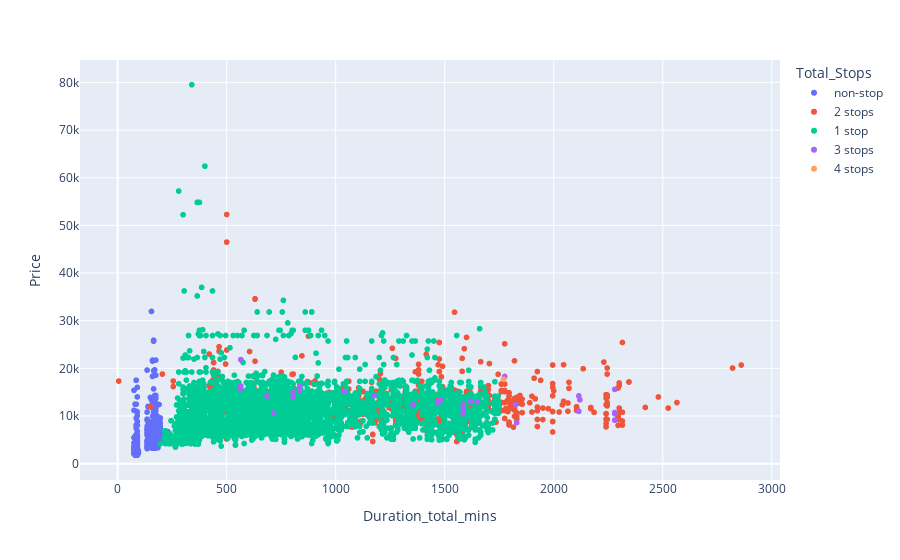

Source (notebook cell):
### Code cell
px.scatter(data_frame=data, x="Duration_total_mins", y="Price", color='Total_Stops')

### Figure 1 — Plotly figure (JSON) as saved in the notebook; plotly's stock layout.template omitted (floating-point values rounded to 4 significant figures; data arrays with more than 128 entries replaced by an {"elided": "..."} marker saying what was removed)
{"data": [{"hovertemplate": "Total_Stops=non-stop<br>Duration_total_mins=%{x}<br>Price=%{y}<extra></extra>", "legendgroup": "non-stop", "marker": {"color": "#636efa", "symbol": "circle"}, "mode": "markers", "name": "non-stop", "showlegend": true, "type": "scattergl", "x": {"elided": "3491 int values"}, "xaxis": "x", "y": {"elided": "3491 int values"}, "yaxis": "y"}, {"hovertemplate": "Total_Stops=2 stops<br>Duration_total_mins=%{x}<br>Price=%{y}<extra></extra>", "legendgroup": "2 stops", "marker": {"color": "#EF553B", "symbol": "circle"}, "mode": "markers", "name": "2 stops", "showlegend": true, "type": "scattergl", "x": {"elided": "1520 int values"}, "xaxis": "x", "y": {"elided": "1520 int values"}, "yaxis": "y"}, {"hovertemplate": "Total_Stops=1 stop<br>Duration_total_mins=%{x}<br>Price=%{y}<extra></extra>", "legendgroup": "1 stop", "marker": {"color": "#00cc96", "symbol": "circle"}, "mode": "markers", "name": "1 stop", "showlegend": true, "type": "scattergl", "x": {"elided": "5625 int values"}, "xaxis": "x", "y": {"elided": "5625 int values"}, "yaxis": "y"}, {"hovertemplate": "Total_Stops=3 stops<br>Duration_total_mins=%{x}<br>Price=%{y}<extra></extra>", "legendgroup": "3 stops", "marker": {"color": "#ab63fa", "symbol": "circle"}, "mode": "markers", "name": "3 stops", "showlegend": true, "type": "scattergl", "x": [1585, 2115, 1585, 1825, 2280, 1775, 565, 2280, 1480, 1470, 565, 1470, 565, 2120, 805, 835, 2280, 1175, 2280, 2280, 2280, 565, 1830, 685, 835, 715, 1040, 1585, 835, 2280, 2115, 805, 1585, 1650, 565, 2280, 2280, 805, 2280, 2280, 1355, 1470, 2280, 1620, 2280], "xaxis": "x", "y": [10493, 10991, 11543, 12346, 10703, 18293, 21829, 15586, 13387, 13007, 16294, 12797, 21829, 13387, 14960, 16294, 9128, 14260, 10703, 10703, 10703, 15629, 8607, 14195, 15419, 10573, 15145, 10493, 15419, 10703, 14221, 14015, 12383, 13007, 15629, 10703, 10703, 14960, 10493, 10493, 12358, 12954, 9128, 13081, 10493], "yaxis": "y"}, {"hovertemplate": "Total_Stops=4 stops<br>Duration_total_mins=%{x}<br>Price=%{y}<extra></extra>", "legendgroup": "4 stops", "marker": {"color": "#FFA15A", "symbol": "circle"}, "mode": "markers", "name": "4 stops", "showlegend": true, "type": "scattergl", "x": [1770], "xaxis": "x", "y": [17686], "yaxis": "y"}], "layout": {"legend": {"title": {"text": "Total_Stops"}, "tracegroupgap": 0}, "margin": {"t": 60}, "xaxis": {"anchor": "y", "domain": [0, 1], "title": {"text": "Duration_total_mins"}}, "yaxis": {"anchor": "x", "domain": [0, 1], "title": {"text": "Price"}}}}
